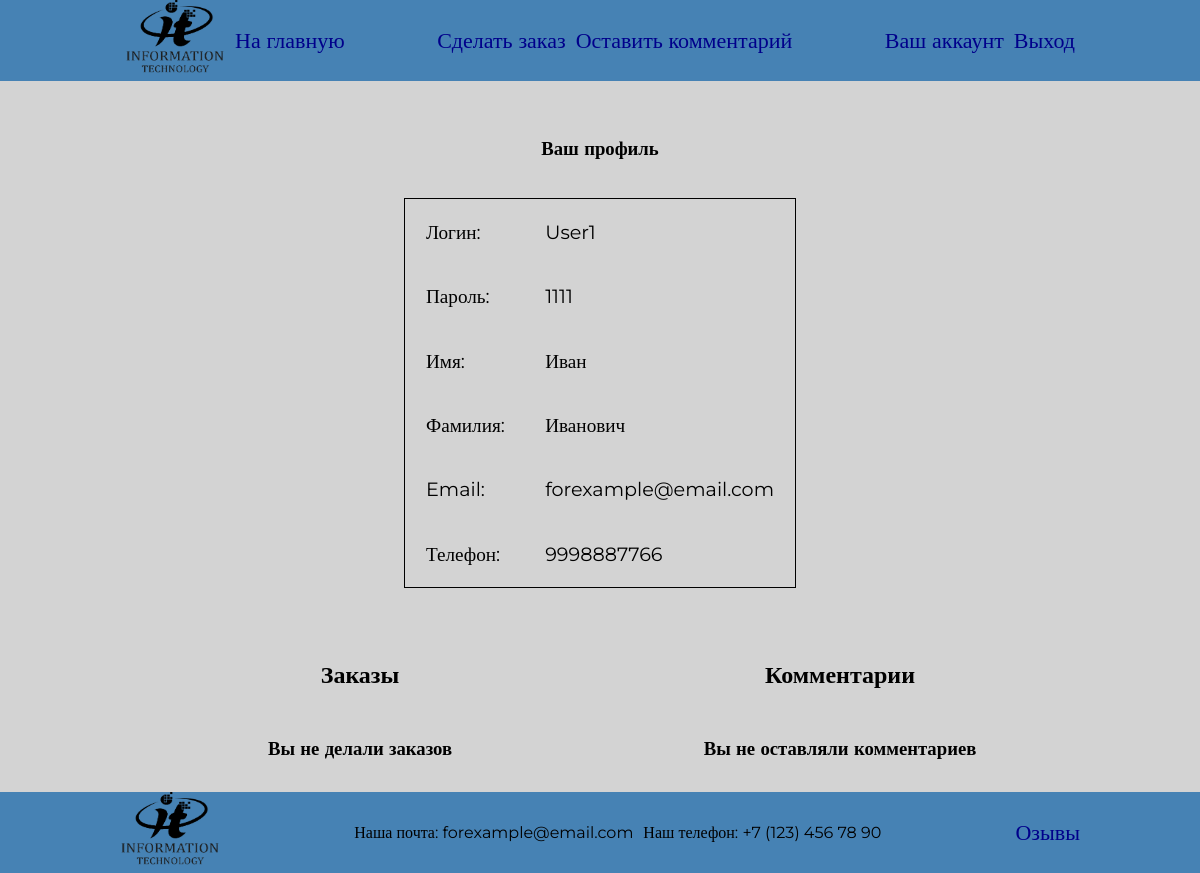
/account/ (signed in), run on an earlier commit of the app's database.
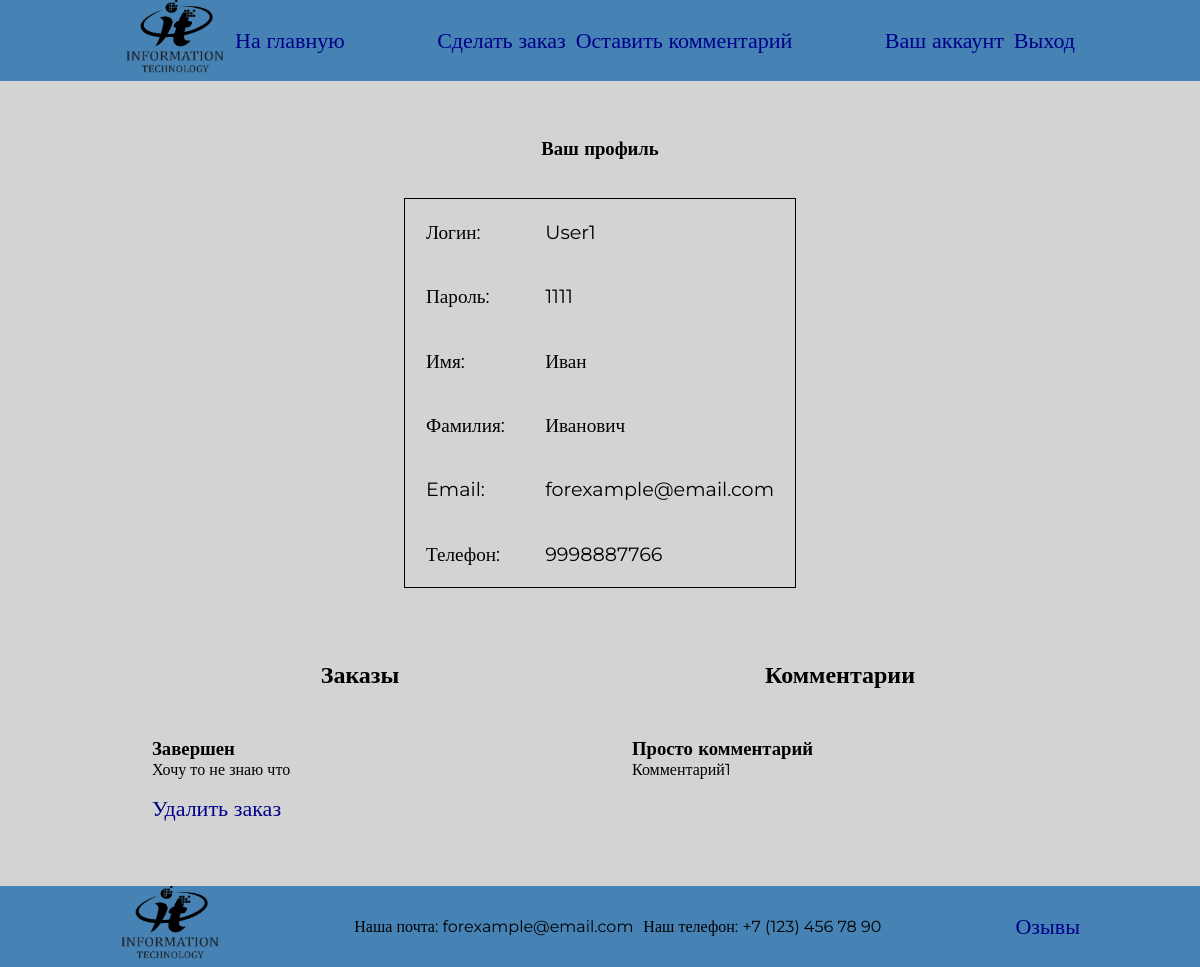
And on a later commit of the database.
### OrdersProcessingApp/models.py (models this page shows, shortened)
class Order(models.Model):
	statuses = [('В обработке', 'В обработке'), ('Ждет подтверждения', 'Ждет подтверждения'), ('В работе', 'В работе'), ('Завершен', 'Завершен')]
	name = models.CharField(max_length=50)
	description = models.CharField(max_length=500)
	price = models.DecimalField(max_digits=9, decimal_places=2, blank=True, null=True)
	status = models.CharField(max_length=18, choices=statuses, default="В обработке")
	id_client = models.ForeignKey(Client, on_delete=models.CASCADE)

class Comment(models.Model):
	first_name = models.CharField(max_length=30)
	second_name = models.CharField(max_length=30)
	title = models.CharField(max_length=50)
	description = models.CharField(max_length=500)
	email = models.CharField(max_length=30)
	id_client = models.ForeignKey(Client, on_delete=models.CASCADE)

### OrdersProcessingApp/views.py (the view)
# urls.py: path('account/', account_page, name='user_account_page'),
def account_page(request):
	context = {
		'title': 'Профиль',
		'user': get_user(request.user)
	}
	if request.user.is_staff:
		return render(request, 'employee_pages/account.html', context)
	else:
		context['comments'] = get_user_comments(request.user)
		context['orders'] = get_client_orders(request.user)
		return render(request, 'user_pages/account.html', context)

### OrdersProcessingApp/buisness_logic.py (called while the page is built)
def get_user(custom_user):
	if custom_user.is_staff:
		user = Employee.objects.get(id_custom_user=custom_user.id)
		return user
	else:
		user = Client.objects.get(id_custom_user=custom_user.id)
		return user

def get_user_comments(custom_user):
	if custom_user.is_staff:
		return ''
	user = Client.objects.get(id_custom_user=custom_user.id)
	comments = Comment.objects.filter(id_client=user.id)
	if comments:
		return comments
	return ''

def get_client_orders(custom_user):
	user = get_user(custom_user)
	orders = Order.objects.filter(id_client=user.id)
	if orders:
		return orders
	return ''

### OrdersProcessingApp/templates/user_pages/account.html (shortened to what this page needs)
{% extends '../base.html' %}
{% block content %}
<div class="container">
	<div class="row">
		<div class="column-profile">
			<h3 class="title">Ваш профиль</h3>
			<table>
				<tbody>
					<tr>
						<td>Логин:</td>
						<td>{{ request.user.login }}</td>
					</tr>
					<tr>
						<td>Пароль:</td>
						<td>{{ request.user.password }}</td>
					</tr>
					<tr>
						<td>Имя:</td>
						<td>{{ user.first_name }}</td>
					</tr>
					<tr>
						<td>Фамилия:</td>
						<td>{{ user.second_name }}</td>
					</tr>
					<tr>
						<td>Email:</td>
						<td>{{ user.email }}</td>
					</tr>
					<tr>
						<td>Телефон:</td>
						<td>{{ user.phone }}</td>
					</tr>
				</tbody>
			</table>
		</div>
	</div>
	<div class="row">
		<div class="column">
			<h2 class="title">Заказы</h2>
			<div class="row">
				{% if orders == '' %}
					<h3 >Вы не делали заказов</h3>
				{% else %}
					{% for o in orders %}
						<div class="column-nowrap">
							<h3>{{ o.status }}</h3>
							<p class="text-justify">{{ o.description }}</p>
							{% if o.status != 'В работе' %}
								<a href="{% url 'delete_order' o.id %}">Удалить заказ</a>
							{% endif %}
						</div>
					{% endfor %}
				{% endif %}
			</div>
		</div>
		<div class="column">
			<h2 class="title">Комментарии</h2>
			<div class="row">
				{% if comments == '' %}
					<h3>Вы не оставляли комментариев</h4>
				{% else %}
					{% for c in comments %}
						<div class="column-nowrap">
							<h3>{{ c.title }}</h4>
							<p class="text-justify">{{ c.description }}</p>
						</div>
					{% endfor %}
				{% endif %}
				</div>
			</div>
		</div>
	</div>
</div>
{% endblock %}

What changed in the data, as far as the page shows it:
added Order: status "Завершен", description "Хочу то не знаю что", shows "Удалить заказ"
added Comment: title "Просто комментарий", description "Комментарий1"
Also different on the page:
text no longer shown: "Вы не делали заказов Вы не оставляли комментариев"
